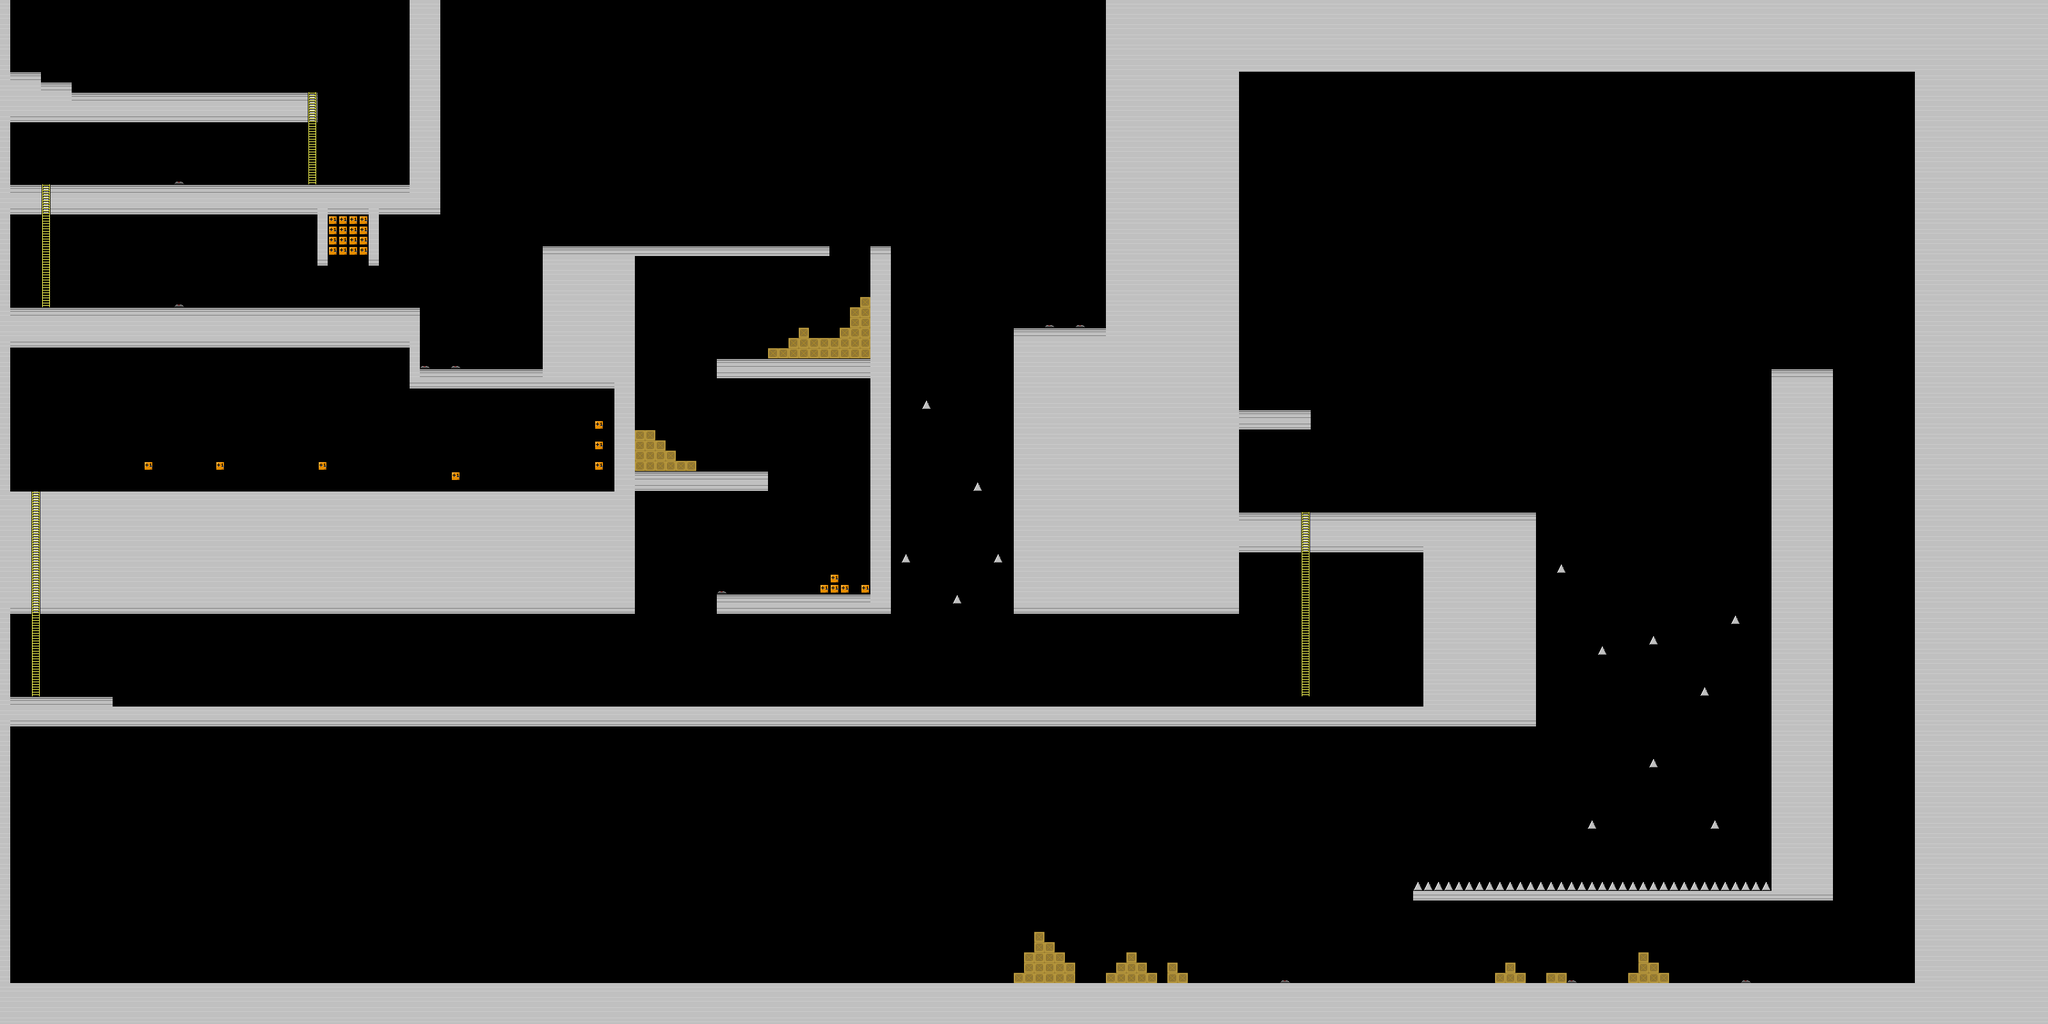

Rendered tile map (Tiled .tmx) drawn with the repository's tilesets; below, a short description and the map source with its tile grids summarised:
An orthogonal 200x100 tile map with 16x16 px tiles, 2 tile layers (Tile Layer 1, Ladders) and 49 objects (34x ConveyorBelt, 5x Agent, 2x TrapDoor, 2x Button, 2x Decoration, ...).

<map version="1.0" orientation="orthogonal" width="200" height="100" tilewidth="16" tileheight="16">
 <properties>
  <property name="bg_art" value="factory_bg.jpg" />
  <property name="bg_music" value="music/factory.mp3" />
  <property name="fg_art" value="factory_fg.png" />
 </properties>
 <tileset firstgid="1" name="default" tilewidth="16" tileheight="16">
  <image source="tiles.png" width="64" height="192" />
  <tile id="0">
   <properties>
    <property name="name" value="DirtRampRight" />
    <property name="ramp" value="1" />
    <property name="solid" value="1" />
   </properties>
  </tile>
  <tile id="1">
   <properties>
    <property name="name" value="PlusOne" />
   </properties>
  </tile>
  <tile id="2">
   <properties>
    <property name="name" value="PlusForever" />
   </properties>
  </tile>
  <tile id="3">
   <properties>
    <property name="name" value="SolidInvisible" />
    <property name="solid" value="1" />
   </properties>
  </tile>
  <tile id="4">
   <properties>
    <property name="name" value="Dirt" />
    <property name="solid" value="1" />
   </properties>
  </tile>
  <tile id="5">
   <properties>
    <property name="name" value="Spike" />
    <property name="solid" value="1" />
    <property name="spike" value="1" />
   </properties>
  </tile>
  <tile id="6">
   <properties>
    <property name="name" value="Grass" />
    <property name="solid" value="1" />
   </properties>
  </tile>
  <tile id="7">
   <properties>
    <property name="mine" value="1" />
    <property name="name" value="LandMine" />
   </properties>
  </tile>
  <tile id="8">
   <properties>
    <property name="name" value="DirtRampLeft" />
    <property name="ramp" value="-1" />
    <property name="solid" value="1" />
   </properties>
  </tile>
  <tile id="9">
   <properties>
    <property name="breakable" value="1" />
    <property name="name" value="WeakStone" />
    <property name="solid" value="1" />
   </properties>
  </tile>
  <tile id="10">
   <properties>
    <property name="name" value="Stone" />
    <property name="solid" value="1" />
   </properties>
  </tile>
  <tile id="11">
   <properties>
    <property name="ladder" value="1" />
    <property name="name" value="Ladder" />
   </properties>
  </tile>
  <tile id="12">
   <properties>
    <property name="name" value="Brick" />
    <property name="solid" value="1" />
   </properties>
  </tile>
  <tile id="13">
   <properties>
    <property name="name" value="Button" />
    <property name="solid" value="1" />
   </properties>
  </tile>
  <tile id="14">
   <properties>
    <property name="name" value="ButtonPressed" />
   </properties>
  </tile>
  <tile id="15">
   <properties>
    <property name="name" value="BrickTop" />
    <property name="solid" value="1" />
   </properties>
  </tile>
  <tile id="16">
   <properties>
    <property name="name" value="DeadBodyLeft" />
    <property name="solid" value="1" />
   </properties>
  </tile>
  <tile id="17">
   <properties>
    <property name="name" value="DeadBodyMiddle" />
    <property name="solid" value="1" />
   </properties>
  </tile>
  <tile id="18">
   <properties>
    <property name="name" value="DeadBodyRight" />
    <property name="solid" value="1" />
   </properties>
  </tile>
  <tile id="19">
   <properties>
    <property name="name" value="BottomLeftDirtCorner" />
   </properties>
  </tile>
  <tile id="20">
   <properties>
    <property name="name" value="DirtBottom" />
    <property name="solid" value="1" />
   </properties>
  </tile>
  <tile id="21">
   <properties>
    <property name="name" value="BottomRightDirtCorner" />
   </properties>
  </tile>
  <tile id="22">
   <properties>
    <property name="breakable" value="1" />
    <property name="name" value="BreakableDirt" />
    <property name="solid" value="1" />
   </properties>
  </tile>
  <tile id="23">
   <properties>
    <property name="solid" value="1" />
   </properties>
  </tile>
  <tile id="24">
   <properties>
    <property name="mine" value="1" />
    <property name="name" value="ObviousMine" />
   </properties>
  </tile>
  <tile id="25">
   <properties>
    <property name="breakable" value="1" />
    <property name="solid" value="1" />
   </properties>
  </tile>
  <tile id="26">
   <properties>
    <property name="solid" value="1" />
   </properties>
  </tile>
  <tile id="27">
   <properties>
    <property name="solid" value="1" />
   </properties>
  </tile>
  <tile id="28">
   <properties>
    <property name="belt" value="-1" />
    <property name="name" value="BeltLeft" />
    <property name="solid" value="1" />
   </properties>
  </tile>
  <tile id="29">
   <properties>
    <property name="belt" value="1" />
    <property name="name" value="BeltRight" />
    <property name="solid" value="1" />
   </properties>
  </tile>
 </tileset>
 <layer name="Tile Layer 1" width="200" height="100">
  <data>[20000 cells, 6291 non-empty, 7 distinct tile ids]</data>
 </layer>
 <layer name="Ladders" width="200" height="100">
  <data>[20000 cells, 59 non-empty, 1 distinct tile ids]</data>
 </layer>
 <objectgroup name="Object Layer 1" width="200" height="100">
  <object name="StartPoint" type="StartPoint" x="592" y="416" width="64" height="64" />
  <object name="trap door" type="TrapDoor" x="512" y="400" width="64" height="16">
   <properties>
    <property name="button_id" value="0" />
    <property name="img" value="factory_door.png" />
    <property name="state" value="closed" />
   </properties>
  </object>
  <object name="gun man" type="Agent" x="592" y="224" width="32" height="64">
   <properties>
    <property name="type" value="gunner" />
   </properties>
  </object>
  <object name="gun man" type="Agent" x="176" y="80" width="32" height="64">
   <properties>
    <property name="type" value="gunner" />
   </properties>
  </object>
  <object name="opens the thing over there" type="Button" gid="14" x="32" y="112">
   <properties>
    <property name="button_id" value="0" />
    <property name="delay" value="2" />
    <property name="down_img" value="button_down.png" />
    <property name="up_img" value="button_up.png" />
   </properties>
  </object>
  <object name="trap door" type="TrapDoor" x="1296" y="384" width="64" height="16">
   <properties>
    <property name="button_id" value="1" />
    <property name="img" value="factory_door.png" />
    <property name="state" value="closed" />
   </properties>
  </object>
  <object type="Button" gid="14" x="1600" y="512">
   <properties>
    <property name="button_id" value="1" />
    <property name="delay" value="2" />
    <property name="down_img" value="button_down.png" />
    <property name="up_img" value="button_up.png" />
   </properties>
  </object>
  <object type="ConveyorBelt" x="176" y="1088" width="64" height="16">
   <properties>
    <property name="button_id" value="main_belt" />
    <property name="direction" value="-1" />
   </properties>
  </object>
  <object name="gear" type="GearButton" x="128" y="1040" width="48" height="48">
   <properties>
    <property name="button_id" value="main_belt" />
   </properties>
  </object>
  <object type="ConveyorBelt" x="240" y="1088" width="64" height="16">
   <properties>
    <property name="button_id" value="main_belt" />
    <property name="direction" value="-1" />
   </properties>
  </object>
  <object type="ConveyorBelt" x="304" y="1088" width="64" height="16">
   <properties>
    <property name="button_id" value="main_belt" />
    <property name="direction" value="-1" />
   </properties>
  </object>
  <object type="ConveyorBelt" x="368" y="1088" width="64" height="16">
   <properties>
    <property name="button_id" value="main_belt" />
    <property name="direction" value="-1" />
   </properties>
  </object>
  </objectgroup>
 <objectgroup name="PlayerLayer" width="200" height="100" />
</map>
<!-- 37 of 49 objects omitted -->
